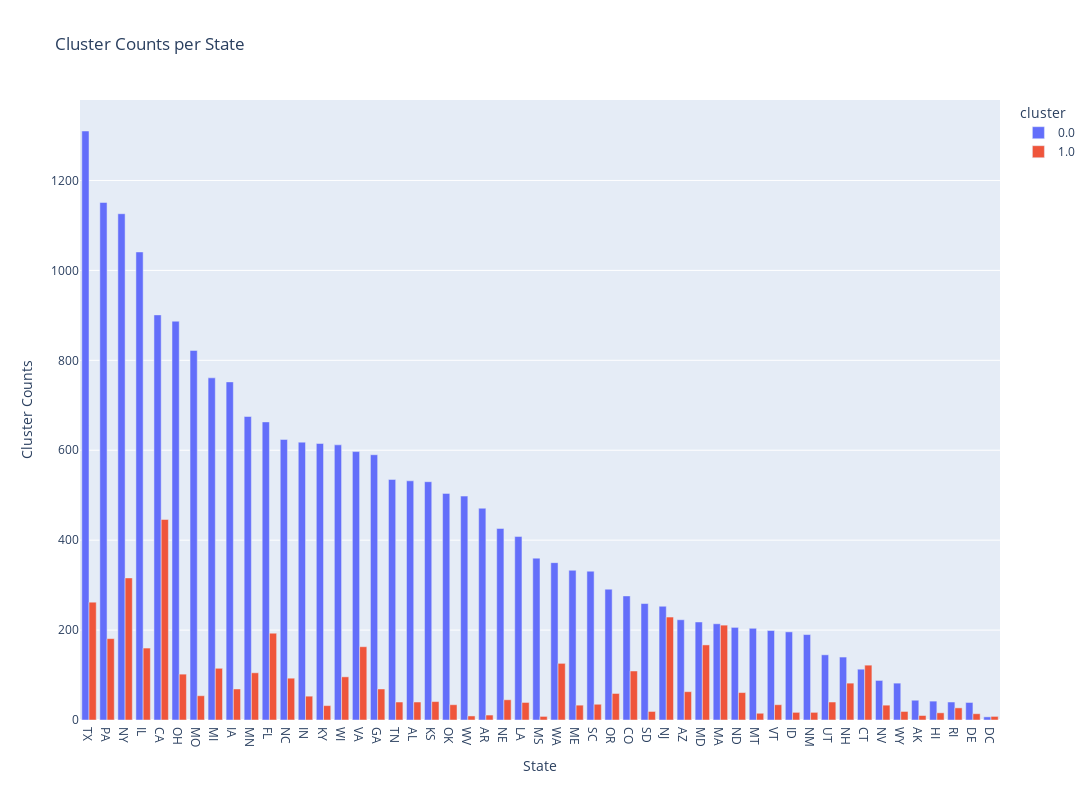

Write notebook code for a chart like this one.
### Code cell
def cluster_count_plot(df):
    df_plot = df.sort_values(by='cluster_counts', ascending=False)
    fig = px.bar(df_plot, x='STATE', y='cluster_counts',
                color='cluster', barmode='group',
                title='Cluster Counts per State', labels={'cluster_counts': 'Cluster Counts'})

    fig.update_layout(xaxis_title='State', yaxis_title='Cluster Counts', 
                    width=1200, height=800) 

    fig.show()
    
cluster_count_plot(state_cluster_counts[state_cluster_counts["cluster"].isin(["0.0","1.0"])])

### Figure 1 — Plotly figure (JSON) as saved in the notebook; plotly's stock layout.template omitted (floating-point values rounded to 4 significant figures)
{"data": [{"alignmentgroup": "True", "hovertemplate": "cluster=0.0<br>STATE=%{x}<br>Cluster Counts=%{y}<extra></extra>", "legendgroup": "0.0", "marker": {"color": "#636efa", "pattern": {"shape": ""}}, "name": "0.0", "offsetgroup": "0.0", "orientation": "v", "showlegend": true, "textposition": "auto", "type": "bar", "x": ["TX", "PA", "NY", "IL", "CA", "OH", "MO", "MI", "IA", "MN", "FL", "NC", "IN", "KY", "WI", "VA", "GA", "TN", "AL", "KS", "OK", "WV", "AR", "NE", "LA", "MS", "WA", "ME", "SC", "OR", "CO", "SD", "NJ", "AZ", "MD", "MA", "ND", "MT", "VT", "ID", "NM", "UT", "NH", "CT", "NV", "WY", "AK", "HI", "RI", "DE", "DC"], "xaxis": "x", "y": [1310, 1151, 1126, 1041, 901, 887, 822, 761, 752, 675, 663, 624, 618, 615, 612, 597, 590, 535, 532, 530, 504, 498, 471, 426, 408, 360, 350, 333, 331, 291, 276, 259, 253, 223, 218, 214, 206, 204, 199, 196, 190, 145, 140, 113, 88, 82, 44, 42, 40, 39, 7], "yaxis": "y"}, {"alignmentgroup": "True", "hovertemplate": "cluster=1.0<br>STATE=%{x}<br>Cluster Counts=%{y}<extra></extra>", "legendgroup": "1.0", "marker": {"color": "#EF553B", "pattern": {"shape": ""}}, "name": "1.0", "offsetgroup": "1.0", "orientation": "v", "showlegend": true, "textposition": "auto", "type": "bar", "x": ["CA", "NY", "TX", "NJ", "MA", "FL", "PA", "MD", "VA", "IL", "WA", "CT", "MI", "CO", "MN", "OH", "WI", "NC", "NH", "IA", "GA", "AZ", "ND", "OR", "MO", "IN", "NE", "KS", "TN", "UT", "AL", "LA", "SC", "OK", "VT", "NV", "ME", "KY", "RI", "WY", "SD", "NM", "ID", "HI", "MT", "DE", "AR", "AK", "WV", "DC", "MS"], "xaxis": "x", "y": [446, 316, 262, 229, 211, 193, 181, 167, 163, 160, 126, 122, 115, 109, 105, 102, 96, 93, 82, 69, 69, 63, 61, 59, 54, 53, 45, 41, 40, 40, 40, 39, 35, 34, 34, 33, 33, 32, 27, 19, 19, 17, 17, 16, 15, 14, 11, 10, 9, 8, 8], "yaxis": "y"}], "layout": {"barmode": "group", "height": 800, "legend": {"title": {"text": "cluster"}, "tracegroupgap": 0}, "title": {"text": "Cluster Counts per State"}, "width": 1200, "xaxis": {"anchor": "y", "domain": [0, 1], "title": {"text": "State"}}, "yaxis": {"anchor": "x", "domain": [0, 1], "title": {"text": "Cluster Counts"}}}}
